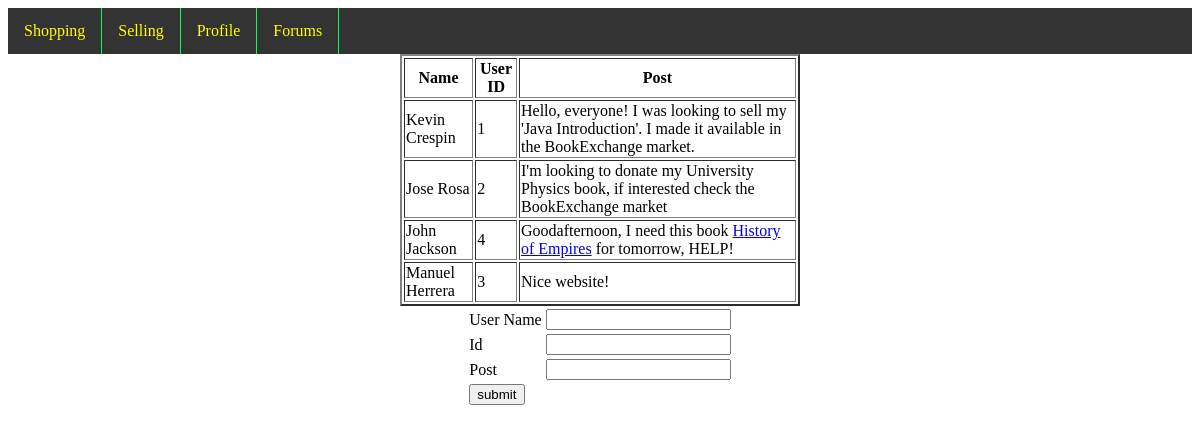
The page /forums.php on the database its author committed.
### tables this page shows
CREATE TABLE forum (
    poster_id INT(10) NOT NULL,
    poster_name VARCHAR(50) NOT NULL,
    post VARCHAR(250) NOT NULL,
    post_time DATETIME NULL
);

### forums.php (the view, shortened to what this page needs)
<!doctype html>
<html>
<head>
</head>
<body>
<?php
	include("MainMenu.php");
?>
<?php
	include("Connect_Database.php");
?>
<?php
	$selectForums = "select * from forum;";
	$results = mysqli_query($connect, $selectForums);
?>
	<table align="center" border="2" width=400>
	<tr>
		<th>
			Name
		</th>
		<th>
			User ID
		</th>
		<th>
			Post
		</th>
	</tr>
<?php
while($row = mysqli_fetch_assoc($results))
{
	print "<tr>";
	print "<td>";
	print ($row["poster_name"]);
	print "</td>";
	print "<td>";
	print ($row["poster_id"]);
	print "</td>";
	print "<td>";
	print ($row["post"]);
	print "</td>";
	print "</tr>";
}
?>
</table>
<form action= "forumsinsert.php" method = "post">
<table align="center">
<tr>
<td>
User Name
</td>
<td>
<input type="text" name="name" value="<?php print $_SESSION['name']?>"/>
</td>
</tr>
<tr>
<td>
Id
</td>
<td>
<input type="text" name= "id" value="<?php print $_SESSION['id']?>"/>
</td>
</tr>
<tr>
<td>
Post
</td>
<td>
<input type="text" name= "post" />
</td>
</tr>
<tr>
<td>
<input type="submit" value="submit"/>
</td>
</tr>
</form>
</body>
</html>

### rows shown on the page
forum: poster_name "Kevin Crespin", poster_id "1", post "Hello, everyone! I was looking to sell my 'Java Introduction'. I made it available in the BookExchange market."
forum: poster_name "Jose Rosa", poster_id "2", post "I'm looking to donate my University Physics book, if interested check the BookExchange market"
forum: poster_name "John Jackson", poster_id "4", post "Goodafternoon, I need this book History of Empires for tomorrow, HELP!"
forum: poster_name "Manuel Herrera", poster_id "3", post "Nice website!"
